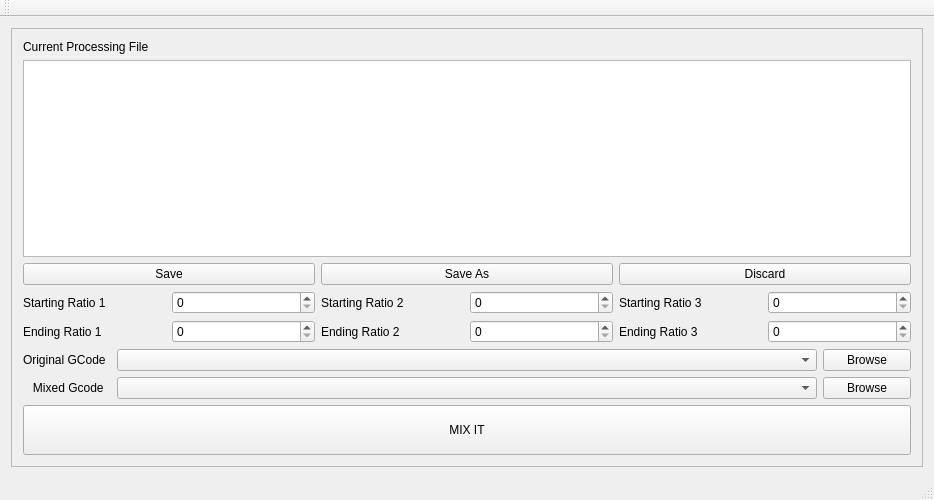
<?xml version="1.0" encoding="UTF-8"?>
<ui version="4.0">
 <class>MainWindow</class>
 <widget class="QMainWindow" name="MainWindow">
  <property name="geometry">
   <rect>
    <x>0</x>
    <y>0</y>
    <width>934</width>
    <height>500</height>
   </rect>
  </property>
  <property name="windowTitle">
   <string>MainWindow</string>
  </property>
  <widget class="QWidget" name="centralWidget">
   <layout class="QVBoxLayout" name="verticalLayout">
    <item>
     <widget class="QScrollArea" name="scrollArea">
      <property name="widgetResizable">
       <bool>true</bool>
      </property>
      <widget class="QWidget" name="scrollAreaWidgetContents">
       <property name="enabled">
        <bool>true</bool>
       </property>
       <property name="geometry">
        <rect>
         <x>0</x>
         <y>0</y>
         <width>914</width>
         <height>427</height>
        </rect>
       </property>
       <layout class="QVBoxLayout" name="verticalLayout_2">
        <item>
         <widget class="QLabel" name="currentFileName">
          <property name="text">
           <string>Current Processing File</string>
          </property>
          <property name="textInteractionFlags">
           <set>Qt::LinksAccessibleByMouse</set>
          </property>
         </widget>
        </item>
        <item>
         <layout class="QHBoxLayout" name="horizontalLayout_4">
          <item>
           <widget class="QTextEdit" name="textEdit"/>
          </item>
         </layout>
        </item>
        <item>
         <layout class="QHBoxLayout" name="horizontalLayout_3">
          <item>
           <widget class="QPushButton" name="saveButton">
            <property name="text">
             <string>Save</string>
            </property>
            <property name="checkable">
             <bool>false</bool>
            </property>
           </widget>
          </item>
          <item>
           <widget class="QPushButton" name="saveAsButton">
            <property name="text">
             <string>Save As</string>
            </property>
           </widget>
          </item>
          <item>
           <widget class="QPushButton" name="discardButton">
            <property name="text">
             <string>Discard</string>
            </property>
            <property name="shortcut">
             <string>Ctrl+D</string>
            </property>
           </widget>
          </item>
         </layout>
        </item>
        <item>
         <layout class="QGridLayout" name="gridLayout">
          <item row="1" column="2">
           <widget class="QLabel" name="endingRatio2Label">
            <property name="text">
             <string>Ending Ratio 2</string>
            </property>
           </widget>
          </item>
          <item row="1" column="3">
           <widget class="QSpinBox" name="endingRatio2"/>
          </item>
          <item row="0" column="5">
           <widget class="QSpinBox" name="startingRatio3"/>
          </item>
          <item row="1" column="1">
           <widget class="QSpinBox" name="endingRatio1"/>
          </item>
          <item row="1" column="0">
           <widget class="QLabel" name="endingRatio1Label">
            <property name="text">
             <string>Ending Ratio 1</string>
            </property>
           </widget>
          </item>
          <item row="0" column="0">
           <widget class="QLabel" name="startingRatio1Label">
            <property name="text">
             <string>Starting Ratio 1</string>
            </property>
           </widget>
          </item>
          <item row="0" column="1">
           <widget class="QSpinBox" name="startingRatio1"/>
          </item>
          <item row="1" column="5">
           <widget class="QSpinBox" name="endingRatio3"/>
          </item>
          <item row="0" column="2">
           <widget class="QLabel" name="startingRatio2Label">
            <property name="text">
             <string>Starting Ratio 2</string>
            </property>
           </widget>
          </item>
          <item row="0" column="3">
           <widget class="QSpinBox" name="startingRatio2"/>
          </item>
          <item row="0" column="4">
           <widget class="QLabel" name="startingratio3Label">
            <property name="text">
             <string>Starting Ratio 3</string>
            </property>
           </widget>
          </item>
          <item row="1" column="4">
           <widget class="QLabel" name="endingRatio3Label">
            <property name="text">
             <string>Ending Ratio 3</string>
            </property>
           </widget>
          </item>
         </layout>
        </item>
        <item>
         <layout class="QHBoxLayout" name="horizontalLayout">
          <item>
           <widget class="QLabel" name="origGCodeLabel">
            <property name="text">
             <string>Original GCode</string>
            </property>
           </widget>
          </item>
          <item>
           <widget class="QComboBox" name="origGCodeComboBox">
            <property name="minimumSize">
             <size>
              <width>700</width>
              <height>0</height>
             </size>
            </property>
           </widget>
          </item>
          <item>
           <widget class="QPushButton" name="origGCodeLocation">
            <property name="text">
             <string>Browse</string>
            </property>
           </widget>
          </item>
         </layout>
        </item>
        <item>
         <layout class="QHBoxLayout" name="horizontalLayout_2">
          <item>
           <widget class="QLabel" name="mixedGCodeLabel">
            <property name="text">
             <string>   Mixed Gcode</string>
            </property>
           </widget>
          </item>
          <item>
           <widget class="QComboBox" name="mixedGCodeCcomboBox">
            <property name="minimumSize">
             <size>
              <width>700</width>
              <height>0</height>
             </size>
            </property>
           </widget>
          </item>
          <item>
           <widget class="QPushButton" name="mixedGCodeLocation">
            <property name="text">
             <string>Browse</string>
            </property>
           </widget>
          </item>
         </layout>
        </item>
        <item>
         <widget class="QPushButton" name="mixButton">
          <property name="minimumSize">
           <size>
            <width>0</width>
            <height>50</height>
           </size>
          </property>
          <property name="text">
           <string>MIX IT</string>
          </property>
         </widget>
        </item>
       </layout>
      </widget>
     </widget>
    </item>
   </layout>
  </widget>
  <widget class="QMenuBar" name="menuBar">
   <property name="geometry">
    <rect>
     <x>0</x>
     <y>0</y>
     <width>934</width>
     <height>21</height>
    </rect>
   </property>
  </widget>
  <widget class="QToolBar" name="mainToolBar">
   <attribute name="toolBarArea">
    <enum>TopToolBarArea</enum>
   </attribute>
   <attribute name="toolBarBreak">
    <bool>false</bool>
   </attribute>
  </widget>
  <widget class="QStatusBar" name="statusBar"/>
 </widget>
 <layoutdefault spacing="6" margin="11"/>
 <resources/>
 <connections/>
</ui>
